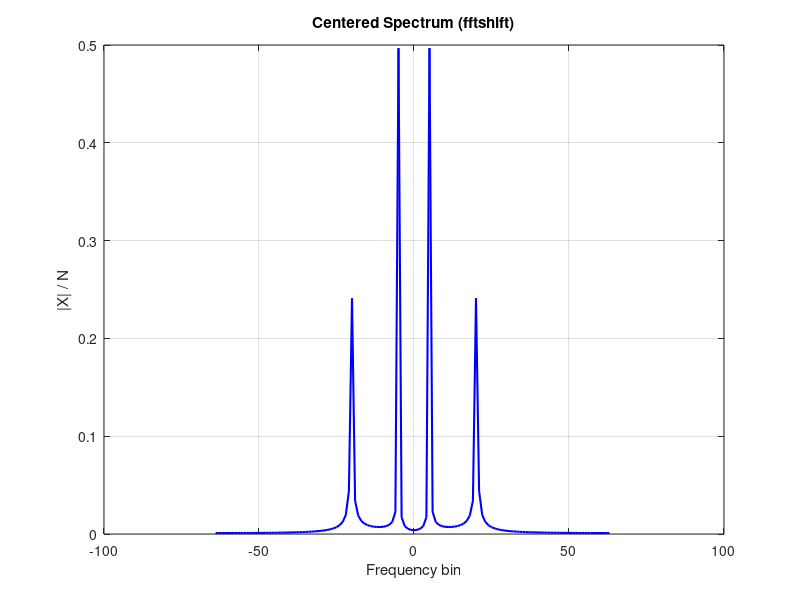
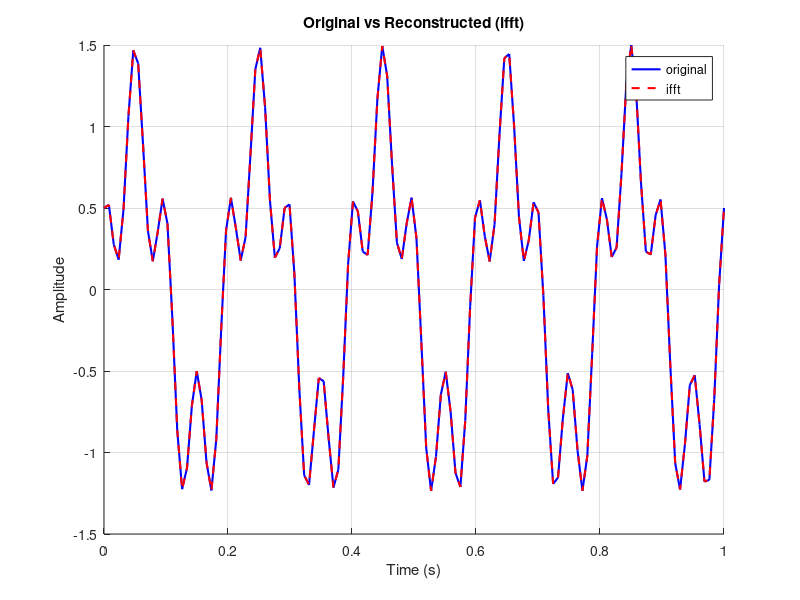

The MATLAB source for these figures, in order:
% FFT Roundtrip — fft, fftshift, ifftshift, ifft
% Transform a signal to frequency domain, shift it,
% then reconstruct and verify.
clear
close all

N = 128;
t = linspace(0, 1, N);
x = sin(2*pi*5*t) + 0.5*cos(2*pi*20*t);

% Forward FFT
X = fft(x);

% Shift zero-frequency to center
Xs = fftshift(X);

% Undo the shift
Xu = ifftshift(Xs);

% Reconstruct
x_rec = ifft(Xu);

% Frequency axis (centered)
f = linspace(-N/2, N/2-1, N);

figure(1)
plot(f, abs(Xs) / N, 'b-', 'LineWidth', 1.5)
title('Centered Spectrum (fftshift)')
xlabel('Frequency bin')
ylabel('|X| / N')
grid on

figure(2)
hold on
plot(t, x, 'b-', 'LineWidth', 1.5)
plot(t, x_rec, 'r--', 'LineWidth', 1.5)
hold off
title('Original vs Reconstructed (ifft)')
xlabel('Time (s)')
ylabel('Amplitude')
legend('original', 'ifft')
grid on

disp('Max reconstruction error:')
disp(max(abs(x - x_rec)))
